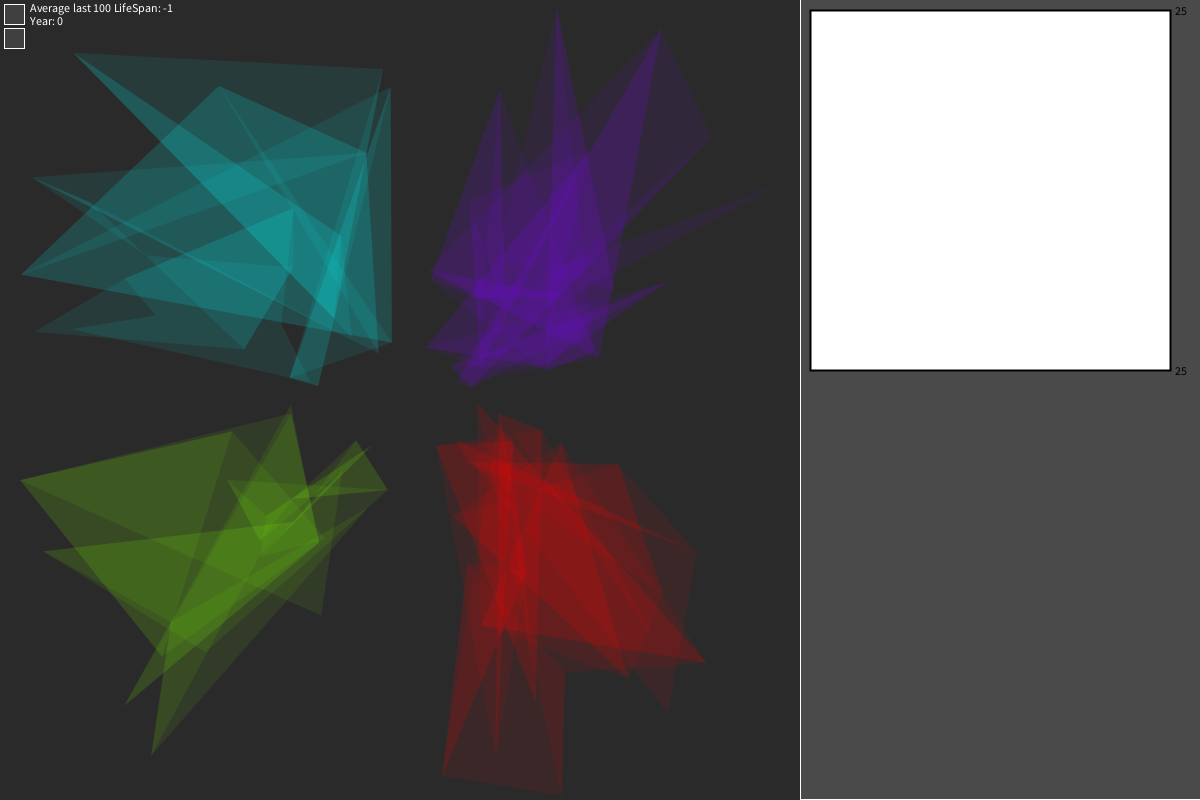
Frame 1 (no input)
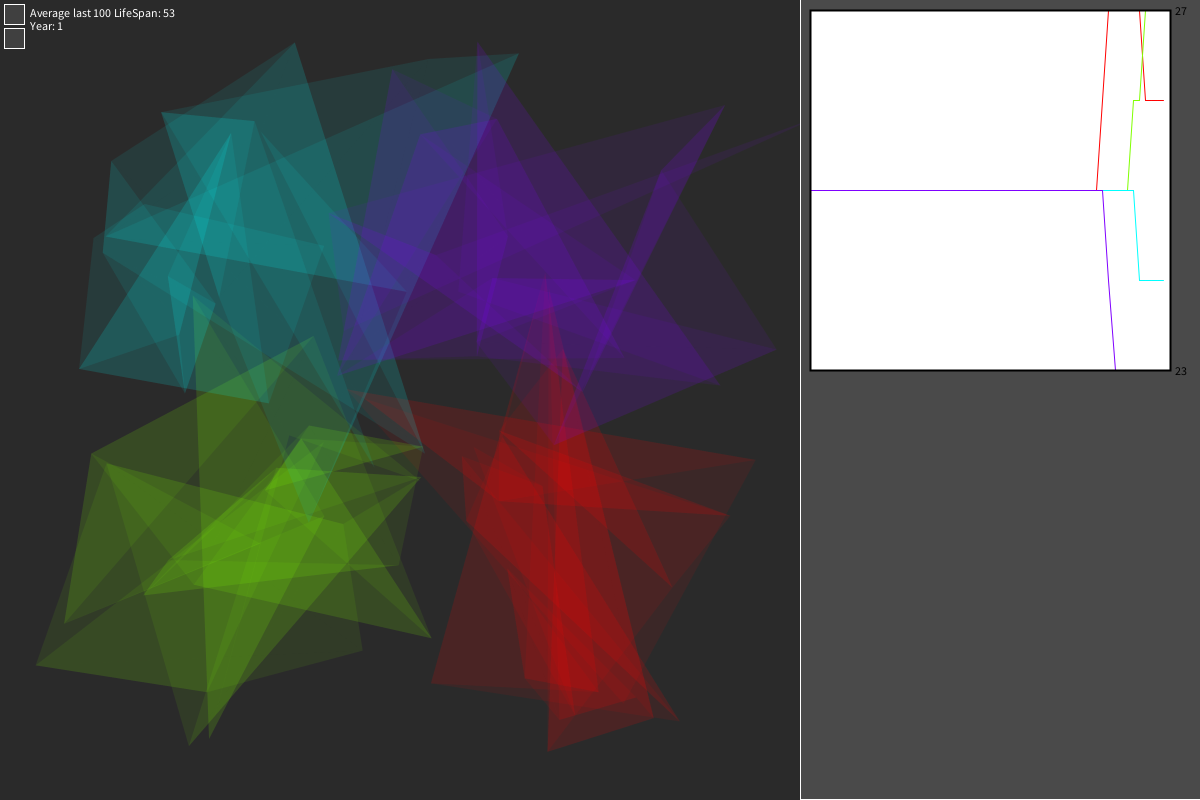
Frame 60 (the mouse pressed at the canvas centre just before this capture)
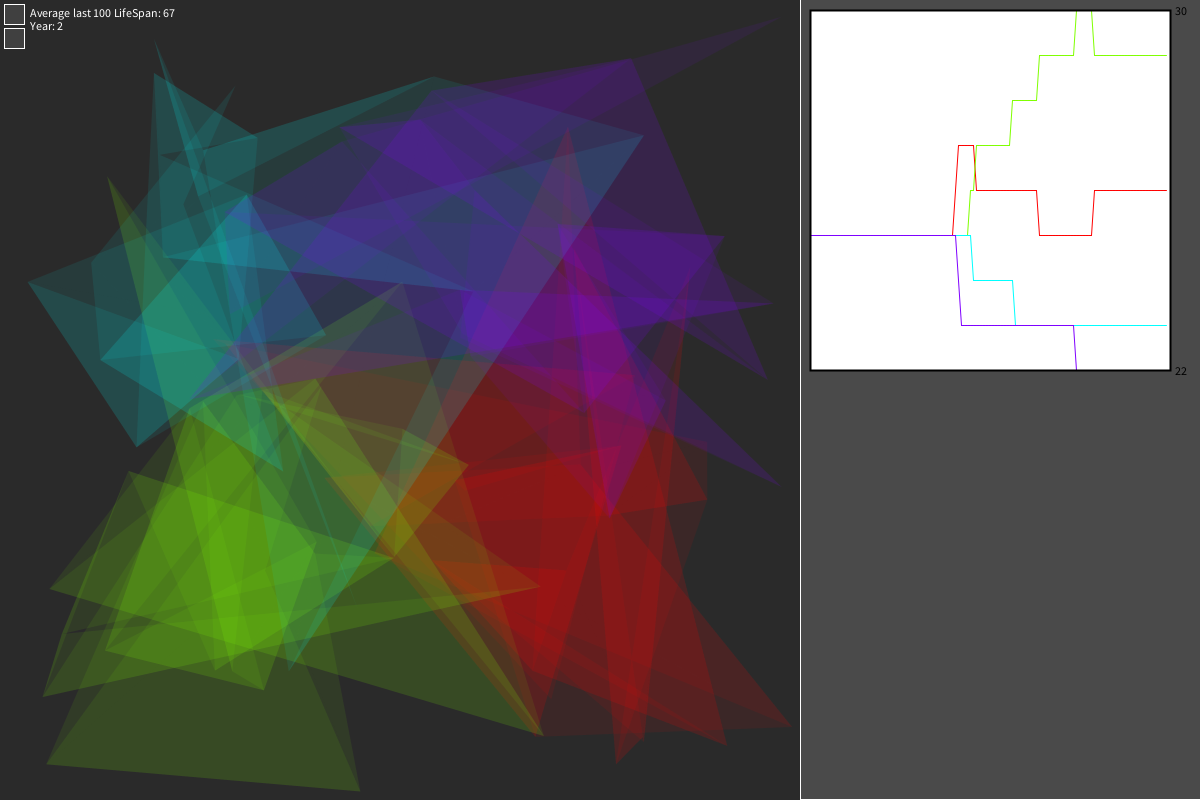
Frame 120 (the mouse held since frame 60 and released just before this capture)

The Processing sketch that drew these frames (run headless with seeded random() and noise(); from frame 60 on, the mouse is pressed at the canvas centre):

// Processing sketch: Survivors2
// ── Survivors2.pde
// Seek_Arrive
// Daniel Shiffman <http://www.shiffman.net>
// Nature of Code, Spring 2011

// Two "vehicles" follow the mouse position

// Implements Craig Reynold's autonomous steering behaviors
// One vehicle "seeks"
// One vehicle "arrives"
// See: http://www.red3d.com/cwr/

float arenaWidth = 800;
boolean gameOver = false;
int numTeams = 4;
int numVehicles = 100;

CheckBox debugBox = new CheckBox(4, 4);
CheckBox fastBox = new CheckBox(4, 28);
ArrayList<Vehicle> vehicles = new ArrayList<Vehicle>();
//ArrayList<PVector> vehiclesPos = new ArrayList<PVector>();
/*ArrayList<PVector> food = new ArrayList<PVector>();
 ArrayList<PVector> poison = new ArrayList<PVector>();*/
ArrayList<Integer> lifeSpans = new ArrayList<Integer>();
ArrayList<ArrayList<Float>> pops = new ArrayList<ArrayList<Float>>();
Float[] popsNow = new Float[numTeams];
Graph popGraph;

//this seed does not work on the PVector.random2D() calls
long seed;

//4-player = -831283456

void setup() {
  size(1200, 800);
  frameRate(60);
  seed = (long) random(-1000000000, 1000000000);
  //randomSeed(-831283456);
  for (int i = 0; i < popsNow.length; i++) {
    popsNow[i] = 0.0;
  }
  generateVehicles();
  smooth();

  popGraph = new Graph(arenaWidth + 10, 10.0, width - arenaWidth - 40, width - arenaWidth - 40, pops);

  for (int i = 0; i < numTeams; i++) {
    pops.add(new ArrayList<Float>());
    popGraph.setColor(i, getColor(i));
  }

  /*createFood();
   createPoison();*/
}

void generateVehicles() {
  //this assumes the arena is a square
  float maxMag = arenaWidth * sqrt(2);
  float angle1 = 0;
  for (int teamNum = 0; teamNum < numTeams; teamNum++) {
    float angle2 = TWO_PI * (teamNum + 1) / numTeams;
    for (int j = 0; j < numVehicles / numTeams; j++) {
      //float x = random(arenaWidth * (teamNum) / numTeams ,arenaWidth * (teamNum + 1) / numTeams);
      PVector pos = getRandomPos(angle1, angle2, maxMag); 
      vehicles.add(new Vehicle(arenaWidth / 2 + pos.x, height / 2 + pos.y, teamNum));
      popsNow[teamNum]++;
    }
    angle1 = angle2;
  }
}

PVector getRandomPos(float angle1, float angle2, float maxMag) {
  PVector pos = PVector.fromAngle(random(angle1, angle2));
  pos.setMag(random(50, maxMag));
  if(abs(pos.x) > arenaWidth / 2 || abs(pos.y) > height / 2){
    return getRandomPos(angle1, angle2, maxMag - 1);
  }
  return pos;
}

/*void createPoison() {  
 for (int i = 0; i < 90; i++) {
 addOnePoison();
 }
 }
 
 
 void createFood() { 
 for (int i = 0; i < 70; i++) {
 addOneFood();
 }
 }
 
 void addOneFood() {
 float x = random(arenaWidth);
 float y = random(height);
 food.add(new PVector(x, y));
 }
 
 void addOnePoison() {
 float x = random(arenaWidth);
 float y = random(height);
 poison.add(new PVector(x, y));
 }
 
 void drawFood() {
 for (int i = 0; i < food.size(); i++) {
 PVector tempFood = food.get(i);
 fill(0, 255, 0);
 noStroke();
 ellipse(tempFood.x, tempFood.y, 6, 6);
 }
 }
 
 void drawPoison() { 
 for (int i = 0; i < poison.size(); i++) {
 PVector tempP = poison.get(i);
 fill(255, 0, 0);
 noStroke();
 ellipse(tempP.x, tempP.y, 6, 6);
 }
 }*/

//return the average lifespan over the last 
int getAvgLifeSpan() {
  int sum = 0;
  while (lifeSpans.size() > 100) {
    lifeSpans.remove(0);
  }
  for (int age : lifeSpans) {
    sum += age;
  }
  if (lifeSpans.size() > 0) {
    return sum / lifeSpans.size();
  } else {
    return -1;
  }
}

void draw() {
  background(42);

  displayTeams();
  // Call the appropriate steering behaviors for our agents
  for (int i = vehicles.size() - 1; i >= 0; i--) {
    Vehicle v = vehicles.get(i);
    v.boundaries();
    v.behaviors(vehicles);
    v.update();
    //v.display();

    if (v.killCounter > 0) {
      vehicles.add(v.cloneMe());
      popsNow[v.team]++; 
      v.killCounter--;
    }

    if (v.dead()) {
      lifeSpans.add(v.age);
      popsNow[v.team]--;
      //food.add(new PVector(random(arenaWidth), random(height)));
      vehicles.remove(i);
    }/* else {
     //move one percent chance here from the cloneMe function
     for (int j = 0; j < v.killCounter; j++) {
     vehicles.add(v.cloneMe());
     popsNow[v.team]++;
     }
     v.killCounter = 0;
     }*/
  }

  //updates the population graph data
  if (!gameOver) {
    for (int i = 0; i < numTeams; i++) {
      pops.get(i).add(popsNow[i]);
    }
    int sum = 0;
    for (int i = 0; i < numTeams; i++) {
      if (popsNow[i] == 0) {
        sum++;
      }
      if(sum == numTeams - 1){
       gameOver = true; 
      }
    }
  }


  strokeWeight(2);
  fill(255);
  text("Year: " + frameCount / 60, 30, 25);
  text("Average last 100 LifeSpan: " + getAvgLifeSpan(), 30, 12);

  fastBox.display();
  debugBox.display();
  //System.out.println(vehicles.size());

  stroke(255);
  fill(74);
  rect(arenaWidth, -1, width - arenaWidth, height);

  popGraph.display();
}

void displayTeams(){
  for(int i = 0; i < numTeams; i++){
    ArrayList<Vehicle> vs = new ArrayList<Vehicle>();
    for(Vehicle v : vehicles){
      if(v.team == i){
        vs.add(v);
      }
    }
    fill(getColor(i), 20);
    noStroke();
    //stroke(0, 10);
    
    displayTeamShape(vs);
  }
}

void displayTeamShape(ArrayList<Vehicle> vs){
  
  Vehicle v = vs.get(0);
  
  displayAshape(vs);
  
}

void displayAshape(ArrayList<Vehicle> vs){
  beginShape(TRIANGLE_STRIP);
  //Vehicle last = vs.get(0);
  for(int i = 0; i < vs.size(); i++){
    Vehicle v = vs.get(i);
    vertex(v.position.x, v.position.y);
    //last = v;
  }
  endShape();
}

void mouseDragged() {
  if(mouseX < arenaWidth){
    Vehicle v = new Vehicle(mouseX, mouseY);
    popsNow[v.team]++;
    vehicles.add(new Vehicle(mouseX, mouseY));
  }  
}


void mouseClicked() {
  if (debugBox.isOver()) {
    debugBox.click();
  } else if (fastBox.isOver()) {
    fastBox.click();
    if (fastBox.checked) {
      frameRate(2000);
    } else {
      frameRate(60);
    }
  }
}

void keyPressed() {
  System.out.println("The seed for this run was: " + seed);
}

// ── CheckBox.pde
class CheckBox {
  int x, y;
  boolean checked;
  CheckBox(int _x, int _y){
    x = _x;
    y = _y;
    checked = false;
  }
  void display(){
    strokeWeight(1);
    stroke(255);
    fill(isOver()?128:64);
    rect(x, y, 20, 20);
    if(checked){
      line(x, y, x+20, y+20);
      line(x, y+20, x+20, y);
    }
  }
  void click(){
    if(isOver()){
      checked=!checked;
    }
  }
  boolean isOver(){
    return(mouseX>x&&mouseX<x+20&&mouseY>y&&mouseY<y+20);
  }
}

// ── Graph.pde
public class Graph {

  float x, y, w, h;
  //data essentially contains y values, while the x values are implied as equidistant
  ArrayList<ArrayList<Float>> data = new ArrayList<ArrayList<Float>>();
  ArrayList<Integer> colors = new ArrayList<Integer>();
  int maxPointsDisplayed = 70;

  public Graph(float x_, float y_, float w_, float h_, ArrayList<ArrayList<Float>> data_) {
    x = x_;
    y = y_;
    w = w_;
    h = h_;
    data = data_;
    for (int i = 0; i < data_.size(); i++) {
      //colors.add(color(0));
    }
  }  

  public void addDataSet(ArrayList<Float> dataSet, color col) {
    data.add(dataSet);
    colors.add(color(0));
    setColor(data.size() - 1, col);
  }

  public void setColor(int index, color col) {
    if (index >= 0 && index < data.size()) {
      colors.add(index, col);
    } else {
      System.out.println("invalid color index");
    }
  }

  public void display() {

    fill(255);
    stroke(0);
    strokeWeight(1);
    rect(x, y, w, h);

    float maxY = data.get(0).get(0);
    float minY = data.get(0).get(0);
    for (int j = 0; j < data.size(); j++) {
      ArrayList<Float> dataSet = data.get(j);
      int size = dataSet.size();    
      for (int i = 0; i < size; i++) {
        float tempY = dataSet.get(i);
        if  (tempY > maxY) {
          maxY = tempY;
        }
        if (tempY < minY) {
          minY = tempY;
        }
      }
    }

    float diffY = maxY - minY;

    for (int j = 0; j < data.size(); j++) {
      ArrayList<Float> dataSet = data.get(j);
      float size = dataSet.size();

      //makes it so we only display pointsDisplayed max
      int simplify = (int) size / maxPointsDisplayed;
      if (simplify == 0) {
        simplify = 1;
      }
      
      //this whole sectino is confusing but seems to work, could be rewritten
      if (size > 1) {
        
        stroke(colors.get(j));
        float normalY1 = ((dataSet.get(0) - minY) / (diffY));
        float normalY2;
        //not sure if this should be size minus one
        float dX = ((size - 1) / simplify);
        for (int i = 0; i < dX - 1; i++) {
          int indexY2 = (i + 1) * simplify;
          //float drawX = x + (w * i / (size - 1));
          //float drawY = (-normalSet.get(i) * h) + y + h;
          //ellipse(drawX, drawY, w / (size * 2), w / (size * 2));
          normalY2 = ((dataSet.get(indexY2) - minY) / (diffY));
          float x1 = x + (w * i / dX);
          float y1 = (-normalY1 * h) + y + h;
          float x2 = x + (w * (i + 1) / dX);
          float y2 = (-normalY2 * h) + y + h;
          line(x1, y1, x2, y2);
          normalY1 = normalY2;
        }
      }
    }

    noFill();
    stroke(0);
    strokeWeight(2);
    rect(x, y, w, h);

    fill(0);
    stroke(200);
    textAlign(LEFT, CENTER);
    text((int) maxY, x + w + 5, y);
    text((int) minY, x + w + 5, y + h);
  }
}

// ── Vehicle.pde
// Seek_Arrive
// Daniel Shiffman <http://www.shiffman.net>

// The "Vehicle" class

class Vehicle {

  static final float d = 60;
  static final int numTeams = 2;
  /*static final float nutritionGood = .33;
   static final float nutritionBad = -.82;*/

  //float cloneChance = 0.0033;
  float cloneChance = 0;

  PVector acceleration = new PVector(0, 0);
  PVector velocity;
  PVector position;
  float r = 5;
  float maxforce = .1;    // Maximum steering force
  float maxspeed = 2.5;    // Maximum speed

  float health = 1;
  //float healthLoss = 0.0052;
  float healthLoss = 0;
  float damage = .04;
  float mutationRate = .6;

  float[] dna = new float[4];
  int age = 0;
  int team = 0;
  int killCounter = 0;


  Vehicle(float x, float y) {
    position = new PVector(x, y);
    
    velocity = getRandom2D().setMag(random(maxspeed/2, maxspeed));
    //velocity = new PVector(0, 0);

    for (int i = 0; i < dna.length; i++) {
      dna[i] = random(1);
    }

    team = (int) random(numTeams);

    /*Food weight
     dna[0] = random(-2, 2);
     poison weight
     dna[1] = random(-2, 2);
     food perception
     dna[2] = random(0, 200);
     poison perception
     dna[3] = random(0, 200);
     rocket weight
     dna[4]
     rocket perception
     dna[5]
     */
  }

  Vehicle(float x, float y, float[] dna_) {
    this(x, y);
    dna = mutation(dna_.clone());
  }

  Vehicle(float x, float y, float[] dna_, int teamNum) {
    this(x, y, dna_);
    team = teamNum;
  }

  Vehicle(float x, float y, int teamNum) {
    this(x, y);
    team = teamNum;
  }

  //this allows us to seed this method (same on each seeded run)
  private PVector getRandom2D() {
    return new PVector(random(-1, 1), random(-1, 1));
  }

  private float[] mutation(float[] dna_) {
    for (int i = 0; i < dna_.length; i++) {
      if (random(1) < mutationRate) {
        dna_[i] += random(-.077, .077);
        if (dna_[i] < 0) {
          dna_[i] = 0;
        } else if (dna_[i] > 1) {
          dna_[i] = 1;
        }
      }
    }
    return dna_;
  }

  /*public float getFoodW() {
   return (dna[0] - .5) * 2;
   }
   
   public float getPoisonW() {
   return (dna[1] - .5) * 2;
   }*/

  public float getTeamW() {
    return (dna[0] - .5) * 2;
  }

  public float getEnemyW() {
    return (dna[1] - .5) * 2;
  }

  /*public float getFoodP() {
   return (dna[2]) * 220;
   }
   
   public float getPoisonP() {
   return (dna[3]) * 220;
   }*/

  public float getTeamP() {
    return (dna[2]) * 220;
  }

  public float getEnemyP() {
    return (dna[3]) * 220;
  }

  // Method to update location
  void update() {
    age++;
    health -= healthLoss;
    // Update velocity
    velocity.add(acceleration);
    // Limit speed
    velocity.limit(maxspeed);
    position.add(velocity);
    // Reset accelerationelertion to 0 each cycle
    acceleration.mult(0);
  }

  void applyForce(PVector force) {
    // We could add mass here if we want A = F / M
    acceleration.add(force);
  }

  void behaviors(ArrayList<Vehicle> vehicles) {
    ArrayList<PVector> teamPos = new ArrayList<PVector>();
    ArrayList<PVector> enemyPos = new ArrayList<PVector>();
    for (int i = 0; i  < vehicles.size(); i++) {
      Vehicle v = vehicles.get(i);
      if (v.team == team) {
        teamPos.add(v.position);
      } else {
        enemyPos.add(v.position);
      }
    }

    kill();

    //only need to eat if there is food
    //eat(good, bad);

    PVector steerT = move(teamPos, getTeamP());
    PVector steerE = move(enemyPos, getEnemyP());

    steerT.mult(getTeamW());
    steerE.mult(getEnemyW());

    applyForce(steerT);
    applyForce(steerE);
  }

  /*private void eat(ArrayList<PVector> good, ArrayList<PVector> bad) {  
   for (int i = good.size() - 1; i >= 0; i--) {
   float d = position.dist(good.get(i));
   if (d < maxspeed + 2) {
   good.remove(i);
   health += nutritionGood;
   }
   }
   
   for (int i = bad.size() - 1; i >= 0; i--) {
   float d = position.dist(bad.get(i));
   if (d < maxspeed + 2) {
   bad.remove(i);
   health += nutritionBad;
   }
   }
   
   if (health > 1) {
   health = 1;
   }
   }*/

  //returns whether or not it is a killing blow
  public boolean takeDamage(float damageTaken) {
    if (health < 0) {
      return false;
    }
    health -= damageTaken;
    if (health < 0) {
      return true;
    }
    return false;
  }

  private void kill() {      
    ArrayList<Vehicle> enemies = new ArrayList<Vehicle>();
    for (int i = 0; i < vehicles.size(); i++) {
      if (vehicles.get(i).team != team) {
        enemies.add(vehicles.get(i));
      }
    }

    for (int i = enemies.size() - 1; i >= 0; i--) {
      Vehicle enemy = enemies.get(i);
      float d = position.dist(enemies.get(i).position);
      PVector diff = PVector.sub(enemies.get(i).position, position);
      if (d < maxspeed + r * 3.15) {
        //if the enemy dies, add to this vehicles kill counter
        float diffDirection = abs(velocity.heading() - diff.heading());
        if (diffDirection > PI) {
          diffDirection -= TWO_PI;
          diffDirection = abs(diffDirection);
        }
        if (diffDirection < radians(90)) {
          if (enemy.takeDamage(damage)) {
            killCounter++;
          }
        }
      }
    }
  }

  // A method that calculates a steering force towards a target
  // STEER = DESIRED - VELOCITY
  PVector seek(PVector target) {
    PVector desired = PVector.sub(target, position);  // A vector pointing from the location to the target

    // Normalize desired and scale to maximum speed
    desired.setMag(maxspeed);
    // Steering = Desired minus velocity
    PVector steer = PVector.sub(desired, velocity);
    steer.limit(maxforce);  // Limit to maximum steering force

    return steer;
  }

  public Vehicle cloneMeChance() {
    //capped at 700
    float tempChance;

    //A kill is a guarenteed clone
    if (killCounter > 0) {
      killCounter--;
      tempChance = 1;
    } else {
      tempChance = cloneChance * health;
    }

    if (random(1) < tempChance) {
      return new Vehicle(position.x, position.y, dna, team);
    } else {
      return null;
    }
  }

  public Vehicle cloneMe() {
    return new Vehicle(position.x, position.y, dna, team);
  }

  public PVector move(ArrayList<PVector> list, float perception) {
    float record = 100000000;
    PVector closest = null;
    for (int i = list.size() - 1; i >= 0; i--) {
      float d = position.dist(list.get(i));
      //list.get(i) != position  allows for the vehicle to not seek it's own position
      if (list.get(i) != position && d < record && d < perception) {
        record = d; 
        closest = list.get(i);
      }
    }

    if (closest != null) {
      return this.seek(closest);
    }

    return new PVector();
  }

  boolean dead() {
    return (health < 0);
  }

  void boundaries() {

    PVector desired = null;

    if (position.x < d) {
      desired = new PVector(maxspeed, velocity.y);
    } else if (position.x > arenaWidth - d) {
      desired = new PVector(-maxspeed, velocity.y);
    }

    if (position.y < d) {
      desired = new PVector(velocity.x, maxspeed);
    } else if (position.y > height - d) {
      desired = new PVector(velocity.x, -maxspeed);
    }

    if (desired != null) {
      desired.setMag(maxspeed);
      PVector steer = PVector.sub(desired, velocity);
      steer.limit(maxforce);
      applyForce(steer);
    }
  }

  void drawDebug() {
    noFill();
    stroke(0, 255, 0);
    strokeWeight(3);  //allows to see both lines if overlapping

    /*line(0, 0, 0, -getFoodW() * 30);  
     strokeWeight(2);
     ellipse(0, 0, getFoodP() * 2, getFoodP() * 2);
     
     stroke(255, 0, 0);
     line(0, 0, 0, -getPoisonW() * 30);
     ellipse(0, 0, getPoisonP() * 2, getPoisonP() * 2);*/

    stroke(getColor(team));
    line(0, 0, 0, -getTeamW() * 30);
    ellipse(0, 0, getTeamP() * 2, getTeamP() * 2);


    strokeWeight(2);

    stroke(getColor((team + 1) % numTeams));
    line(0, 0, 0, -getEnemyW() * 30);
    ellipse(0, 0, getEnemyP() * 2, getEnemyP() * 2);
  }

  void display() {
    // Draw a triangle rotated in the direction of velocity
    float theta = velocity.heading() + PI/2;

    fill(getColor(team), health * 255);
    noStroke();
    //stroke(0);
    //strokeWeight(1);
    pushMatrix();
    translate(position.x, position.y);
    rotate(theta);
    beginShape();
    vertex(0, -r*2);
    vertex(-r, r*2);
    vertex(r, r*2);
    endShape(CLOSE);

    if (debugBox.checked) {
      drawDebug();
    }

    popMatrix();
  }
}

public color getColor(float teamNum) {
  pushStyle();
  colorMode(HSB, 1000, 100, 100, 100);
  color col = color(1000 * teamNum / numTeams, 100, 100);
  popStyle();
  return col;
  
}
